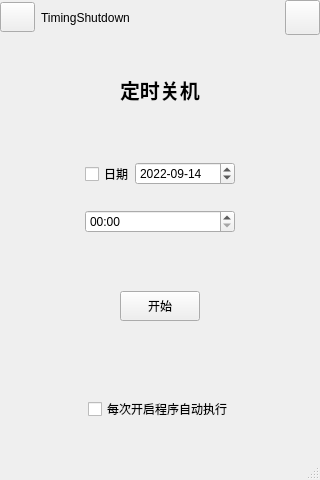
<?xml version="1.0" encoding="UTF-8"?>
<ui version="4.0">
 <class>MainWindow</class>
 <widget class="QMainWindow" name="MainWindow">
  <property name="geometry">
   <rect>
    <x>0</x>
    <y>0</y>
    <width>320</width>
    <height>480</height>
   </rect>
  </property>
  <property name="windowTitle">
   <string>MainWindow</string>
  </property>
  <property name="styleSheet">
   <string notr="true"/>
  </property>
  <widget class="QWidget" name="centralwidget">
   <layout class="QVBoxLayout" name="verticalLayout_2">
    <property name="leftMargin">
     <number>0</number>
    </property>
    <property name="topMargin">
     <number>0</number>
    </property>
    <property name="rightMargin">
     <number>0</number>
    </property>
    <property name="bottomMargin">
     <number>0</number>
    </property>
    <item>
     <widget class="QWidget" name="titleWidget" native="true">
      <property name="minimumSize">
       <size>
        <width>0</width>
        <height>35</height>
       </size>
      </property>
      <property name="maximumSize">
       <size>
        <width>16777215</width>
        <height>35</height>
       </size>
      </property>
      <layout class="QHBoxLayout" name="horizontalLayout_6">
       <property name="leftMargin">
        <number>0</number>
       </property>
       <property name="topMargin">
        <number>0</number>
       </property>
       <property name="rightMargin">
        <number>0</number>
       </property>
       <property name="bottomMargin">
        <number>0</number>
       </property>
       <item>
        <widget class="QPushButton" name="titleIcon">
         <property name="minimumSize">
          <size>
           <width>35</width>
           <height>30</height>
          </size>
         </property>
         <property name="text">
          <string/>
         </property>
        </widget>
       </item>
       <item>
        <widget class="QLabel" name="titleTextLabel">
         <property name="text">
          <string>TimingShutdown</string>
         </property>
        </widget>
       </item>
       <item>
        <spacer name="horizontalSpacer_11">
         <property name="orientation">
          <enum>Qt::Horizontal</enum>
         </property>
         <property name="sizeHint" stdset="0">
          <size>
           <width>502</width>
           <height>20</height>
          </size>
         </property>
        </spacer>
       </item>
       <item>
        <widget class="QPushButton" name="ButtonClose">
         <property name="minimumSize">
          <size>
           <width>35</width>
           <height>35</height>
          </size>
         </property>
         <property name="text">
          <string/>
         </property>
        </widget>
       </item>
      </layout>
     </widget>
    </item>
    <item>
     <widget class="QWidget" name="titleTextWidget" native="true">
      <layout class="QHBoxLayout" name="horizontalLayout_4">
       <item>
        <spacer name="horizontalSpacer_5">
         <property name="orientation">
          <enum>Qt::Horizontal</enum>
         </property>
         <property name="sizeHint" stdset="0">
          <size>
           <width>65</width>
           <height>20</height>
          </size>
         </property>
        </spacer>
       </item>
       <item>
        <widget class="QLabel" name="titleLabel">
         <property name="font">
          <font>
           <family>楷体</family>
           <pointsize>15</pointsize>
           <weight>75</weight>
           <bold>true</bold>
          </font>
         </property>
         <property name="text">
          <string>定时关机</string>
         </property>
        </widget>
       </item>
       <item>
        <spacer name="horizontalSpacer_6">
         <property name="orientation">
          <enum>Qt::Horizontal</enum>
         </property>
         <property name="sizeHint" stdset="0">
          <size>
           <width>65</width>
           <height>20</height>
          </size>
         </property>
        </spacer>
       </item>
      </layout>
     </widget>
    </item>
    <item>
     <widget class="QWidget" name="timeDateWidget" native="true">
      <layout class="QVBoxLayout" name="verticalLayout">
       <item>
        <widget class="QWidget" name="dateWidget" native="true">
         <layout class="QHBoxLayout" name="horizontalLayout">
          <property name="spacing">
           <number>0</number>
          </property>
          <property name="leftMargin">
           <number>9</number>
          </property>
          <property name="topMargin">
           <number>9</number>
          </property>
          <property name="rightMargin">
           <number>9</number>
          </property>
          <item>
           <spacer name="horizontalSpacer_7">
            <property name="orientation">
             <enum>Qt::Horizontal</enum>
            </property>
            <property name="sizeHint" stdset="0">
             <size>
              <width>40</width>
              <height>20</height>
             </size>
            </property>
           </spacer>
          </item>
          <item>
           <widget class="QCheckBox" name="dateBox">
            <property name="enabled">
             <bool>true</bool>
            </property>
            <property name="minimumSize">
             <size>
              <width>50</width>
              <height>0</height>
             </size>
            </property>
            <property name="text">
             <string>日期</string>
            </property>
           </widget>
          </item>
          <item>
           <widget class="QDateEdit" name="dateEdit">
            <property name="enabled">
             <bool>true</bool>
            </property>
            <property name="minimumSize">
             <size>
              <width>100</width>
              <height>0</height>
             </size>
            </property>
            <property name="dateTime">
             <datetime>
              <hour>0</hour>
              <minute>0</minute>
              <second>0</second>
              <year>2022</year>
              <month>9</month>
              <day>14</day>
             </datetime>
            </property>
            <property name="minimumDateTime">
             <datetime>
              <hour>0</hour>
              <minute>0</minute>
              <second>0</second>
              <year>2000</year>
              <month>9</month>
              <day>14</day>
             </datetime>
            </property>
            <property name="displayFormat">
             <string>yyyy-MM-dd</string>
            </property>
           </widget>
          </item>
          <item>
           <spacer name="horizontalSpacer_8">
            <property name="orientation">
             <enum>Qt::Horizontal</enum>
            </property>
            <property name="sizeHint" stdset="0">
             <size>
              <width>40</width>
              <height>20</height>
             </size>
            </property>
           </spacer>
          </item>
         </layout>
        </widget>
       </item>
       <item>
        <widget class="QWidget" name="timeWidget" native="true">
         <layout class="QHBoxLayout" name="horizontalLayout_2">
          <property name="leftMargin">
           <number>9</number>
          </property>
          <property name="rightMargin">
           <number>9</number>
          </property>
          <item>
           <spacer name="horizontalSpacer_9">
            <property name="orientation">
             <enum>Qt::Horizontal</enum>
            </property>
            <property name="sizeHint" stdset="0">
             <size>
              <width>40</width>
              <height>20</height>
             </size>
            </property>
           </spacer>
          </item>
          <item>
           <widget class="QTimeEdit" name="timeEdit">
            <property name="minimumSize">
             <size>
              <width>150</width>
              <height>0</height>
             </size>
            </property>
            <property name="displayFormat">
             <string>HH:mm</string>
            </property>
           </widget>
          </item>
          <item>
           <spacer name="horizontalSpacer_10">
            <property name="orientation">
             <enum>Qt::Horizontal</enum>
            </property>
            <property name="sizeHint" stdset="0">
             <size>
              <width>40</width>
              <height>20</height>
             </size>
            </property>
           </spacer>
          </item>
         </layout>
        </widget>
       </item>
      </layout>
     </widget>
    </item>
    <item>
     <widget class="QWidget" name="startBtnWidget" native="true">
      <layout class="QHBoxLayout" name="horizontalLayout_5">
       <item>
        <spacer name="horizontalSpacer_3">
         <property name="orientation">
          <enum>Qt::Horizontal</enum>
         </property>
         <property name="sizeHint" stdset="0">
          <size>
           <width>67</width>
           <height>20</height>
          </size>
         </property>
        </spacer>
       </item>
       <item>
        <widget class="QPushButton" name="startBtn">
         <property name="minimumSize">
          <size>
           <width>80</width>
           <height>30</height>
          </size>
         </property>
         <property name="text">
          <string>开始</string>
         </property>
        </widget>
       </item>
       <item>
        <spacer name="horizontalSpacer_4">
         <property name="orientation">
          <enum>Qt::Horizontal</enum>
         </property>
         <property name="sizeHint" stdset="0">
          <size>
           <width>67</width>
           <height>20</height>
          </size>
         </property>
        </spacer>
       </item>
      </layout>
     </widget>
    </item>
    <item>
     <widget class="QWidget" name="automaticStartWidget" native="true">
      <property name="layoutDirection">
       <enum>Qt::LeftToRight</enum>
      </property>
      <layout class="QHBoxLayout" name="horizontalLayout_3">
       <item>
        <spacer name="horizontalSpacer">
         <property name="orientation">
          <enum>Qt::Horizontal</enum>
         </property>
         <property name="sizeHint" stdset="0">
          <size>
           <width>35</width>
           <height>20</height>
          </size>
         </property>
        </spacer>
       </item>
       <item>
        <widget class="QCheckBox" name="automaticStartBox">
         <property name="text">
          <string>每次开启程序自动执行</string>
         </property>
        </widget>
       </item>
       <item>
        <spacer name="horizontalSpacer_2">
         <property name="orientation">
          <enum>Qt::Horizontal</enum>
         </property>
         <property name="sizeHint" stdset="0">
          <size>
           <width>36</width>
           <height>29</height>
          </size>
         </property>
        </spacer>
       </item>
      </layout>
     </widget>
    </item>
   </layout>
  </widget>
  <widget class="QStatusBar" name="statusBar"/>
 </widget>
 <resources/>
 <connections/>
</ui>
